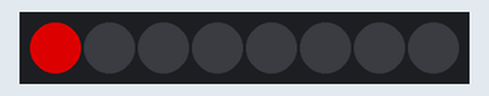
This sketch was run on a simulated ATtiny85, built with avr-gcc and run on an emulated ATtiny85. Shown: 8 RGB LEDs in strip order, left to right. Dim RGB values are drawn brighter than linear.

Above: at 0.05 s.
At 0.45 s:
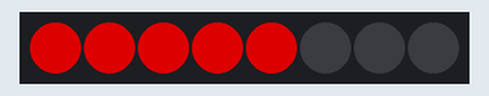
At 0.8 s:
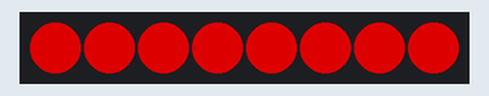
At 1.26 s:
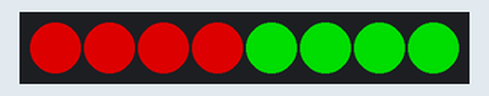
At 1.66 s:
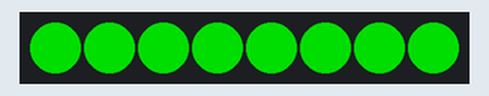
At 2.06 s:
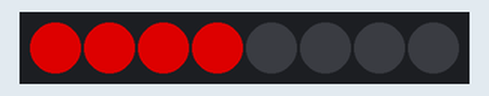
Timing chart, 0 to 40.0 s (numbered marks = the images above):
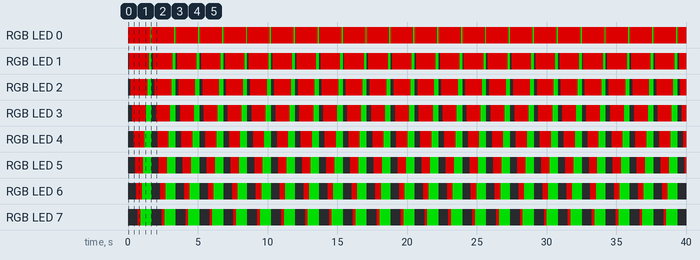

Measured:
- by itself, RGB LED 0: alternates RGB(150, 0, 0) for 1.6 s and RGB(0, 150, 0) for 0.10 s
- by itself, RGB LED 1: repeats every 1.7 s: RGB(0, 150, 0) 0.20 s, off 0.10 s, RGB(150, 0, 0) 1.4 s
- by itself, RGB LED 2: repeats every 1.7 s: RGB(0, 150, 0) 0.30 s, off 0.20 s, RGB(150, 0, 0) 1.2 s
- by itself, RGB LED 3: repeats every 1.7 s: RGB(0, 150, 0) 0.40 s, off 0.30 s, RGB(150, 0, 0) 1.0 s
- by itself, RGB LED 4: repeats every 1.7 s: RGB(0, 150, 0) 0.50 s, off 0.40 s, RGB(150, 0, 0) 0.81 s
- by itself, RGB LED 5: repeats every 1.7 s: RGB(0, 150, 0) 0.60 s, off 0.50 s, RGB(150, 0, 0) 0.60 s
- by itself, RGB LED 6: repeats every 1.7 s: RGB(0, 150, 0) 0.71 s, off 0.60 s, RGB(150, 0, 0) 0.40 s
- by itself, RGB LED 7: repeats every 1.7 s: RGB(0, 150, 0) 0.81 s, off 0.71 s, RGB(150, 0, 0) 0.20 s

The sketch:

ws2812-basic-test0-esp32.ino
```cpp
#include <Adafruit_NeoPixel.h>
#ifdef __AVR__
  #include <avr/power.h>
#endif
#define PIN        16
#define NUMPIXELS 8

Adafruit_NeoPixel pixels(NUMPIXELS, PIN, NEO_GRB + NEO_KHZ800);
#define DELAYVAL 100

void setup() {
#if defined(__AVR_ATtiny85__) && (F_CPU == 16000000)
  clock_prescale_set(clock_div_1);
#endif

  pixels.begin();
}

void loop() {
  pixels.clear();

  for(int i=0; i<NUMPIXELS; i++)
  {
    pixels.setPixelColor(i, pixels.Color(150, 0, 0));
    pixels.show();
    delay(DELAYVAL);
  }
  for(int i=NUMPIXELS; i>=0; i--)
  {
    pixels.setPixelColor(i, pixels.Color(0,150, 0));
    pixels.show();
    delay(DELAYVAL);
  }


}
```
